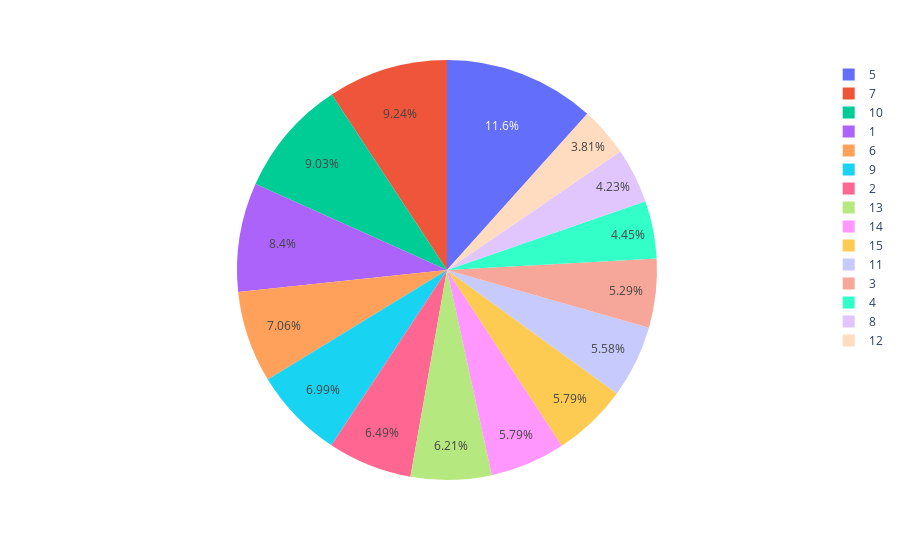

Notebook code cell kept with this figure:
### Code cell
px.pie(df_district, names=df_district.index, values="PropertyID")

### Figure 1 — Plotly figure (JSON) as saved in the notebook; plotly's stock layout.template omitted (floating-point values rounded to 4 significant figures)
{"data": [{"domain": {"x": [0, 1], "y": [0, 1]}, "hovertemplate": "District=%{label}<br>PropertyID=%{value}<extra></extra>", "labels": [1, 2, 3, 4, 5, 6, 7, 8, 9, 10, 11, 12, 13, 14, 15], "legendgroup": "", "name": "", "showlegend": true, "type": "pie", "values": [119, 92, 75, 63, 165, 100, 131, 60, 99, 128, 79, 54, 88, 82, 82]}], "layout": {"legend": {"tracegroupgap": 0}, "margin": {"t": 60}}}
